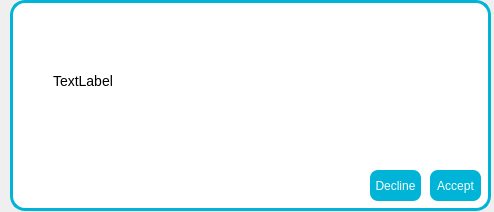
<?xml version="1.0" encoding="UTF-8"?>
<ui version="4.0">
 <class>DlgMessageBox</class>
 <widget class="QDialog" name="DlgMessageBox">
  <property name="geometry">
   <rect>
    <x>0</x>
    <y>0</y>
    <width>494</width>
    <height>212</height>
   </rect>
  </property>
  <property name="palette">
   <palette>
    <active/>
    <inactive/>
    <disabled/>
   </palette>
  </property>
  <property name="windowTitle">
   <string>Dialog</string>
  </property>
  <property name="styleSheet">
   <string notr="true">QLabel#lblMessage {
	background-color: white;
	padding: 20px;
	font-family:  &quot;Raleway&quot;;
	font-size: 14px;
}

QLabel#lblColor {
	border: 3px solid #00b4d8;
	border-radius: 15px;
	background-color: white;
}

QPushButton {
	background-color: #00b4d8;
	color: white;
	border-radius: 8px;
	font-family: &quot;Readex Pro&quot;;
	font: 12px;
}

QPushButton::hover{
	border: 3px solid #0077b6;
}
</string>
  </property>
  <widget class="QLabel" name="lblMessage">
   <property name="geometry">
    <rect>
     <x>30</x>
     <y>10</y>
     <width>441</width>
     <height>141</height>
    </rect>
   </property>
   <property name="text">
    <string>TextLabel</string>
   </property>
   <property name="alignment">
    <set>Qt::AlignLeading|Qt::AlignLeft|Qt::AlignVCenter</set>
   </property>
  </widget>
  <widget class="QPushButton" name="btnAccept">
   <property name="geometry">
    <rect>
     <x>430</x>
     <y>170</y>
     <width>51</width>
     <height>31</height>
    </rect>
   </property>
   <property name="text">
    <string>Accept</string>
   </property>
  </widget>
  <widget class="QLabel" name="lblColor">
   <property name="geometry">
    <rect>
     <x>10</x>
     <y>0</y>
     <width>481</width>
     <height>211</height>
    </rect>
   </property>
   <property name="text">
    <string/>
   </property>
  </widget>
  <widget class="QPushButton" name="btnDecline">
   <property name="geometry">
    <rect>
     <x>370</x>
     <y>170</y>
     <width>51</width>
     <height>31</height>
    </rect>
   </property>
   <property name="text">
    <string>Decline</string>
   </property>
   <property name="default">
    <bool>true</bool>
   </property>
  </widget>
  <zorder>lblColor</zorder>
  <zorder>lblMessage</zorder>
  <zorder>btnAccept</zorder>
  <zorder>btnDecline</zorder>
 </widget>
 <resources>
  <include location="../resource/resource.qrc"/>
 </resources>
 <connections/>
</ui>
